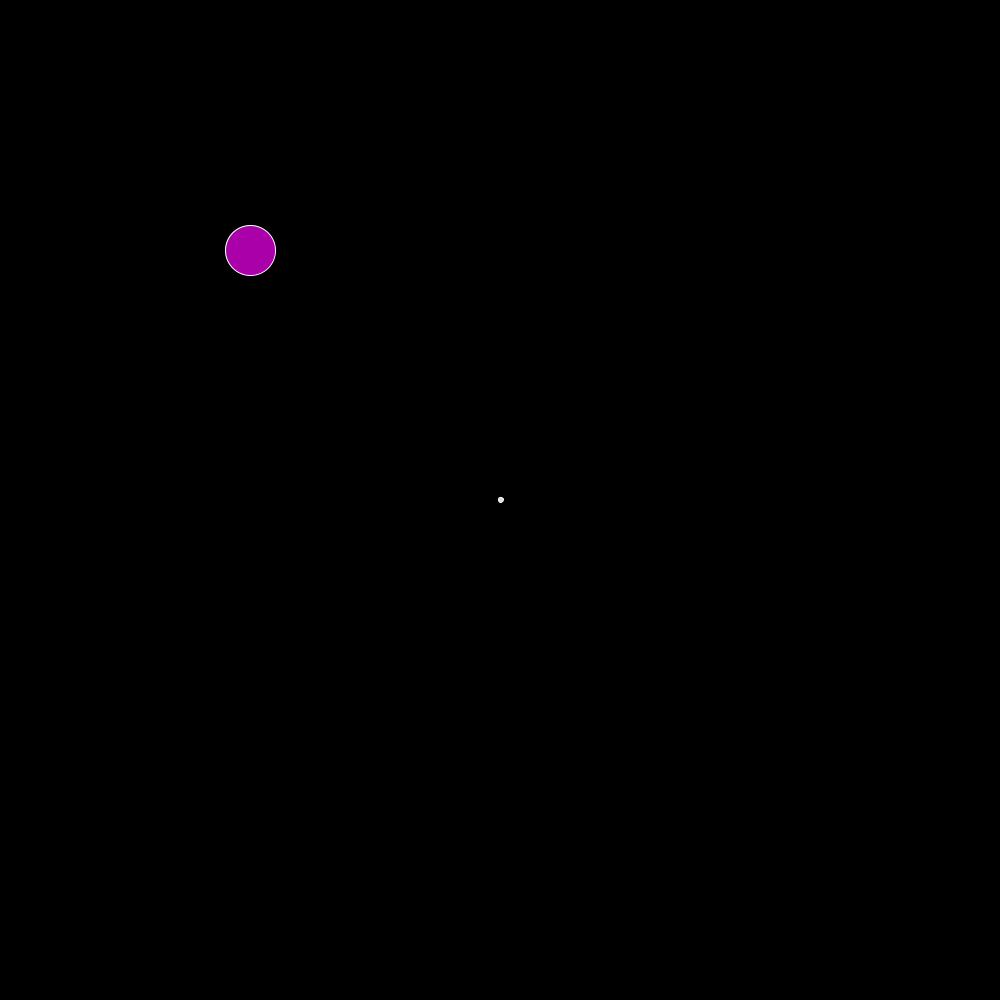
Frame 1 (no input)
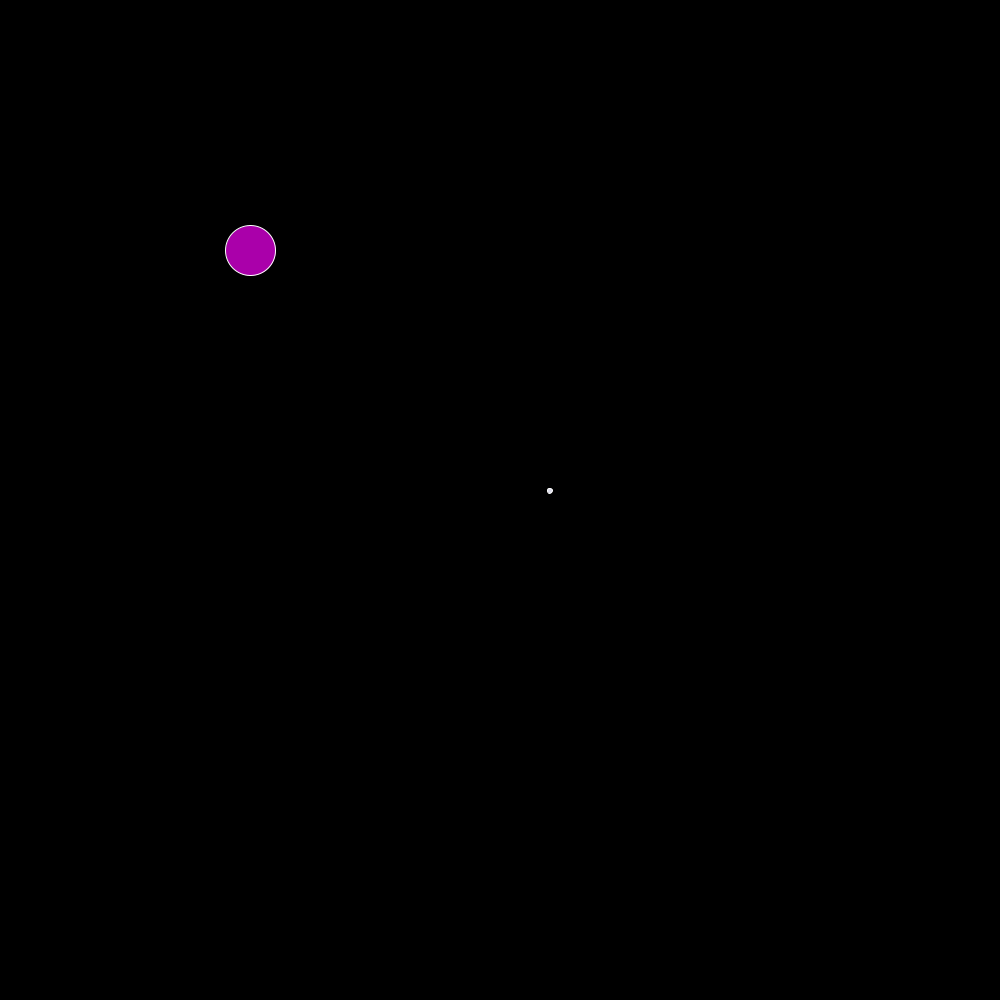
Frame 60 (the mouse pressed at the canvas centre just before this capture)
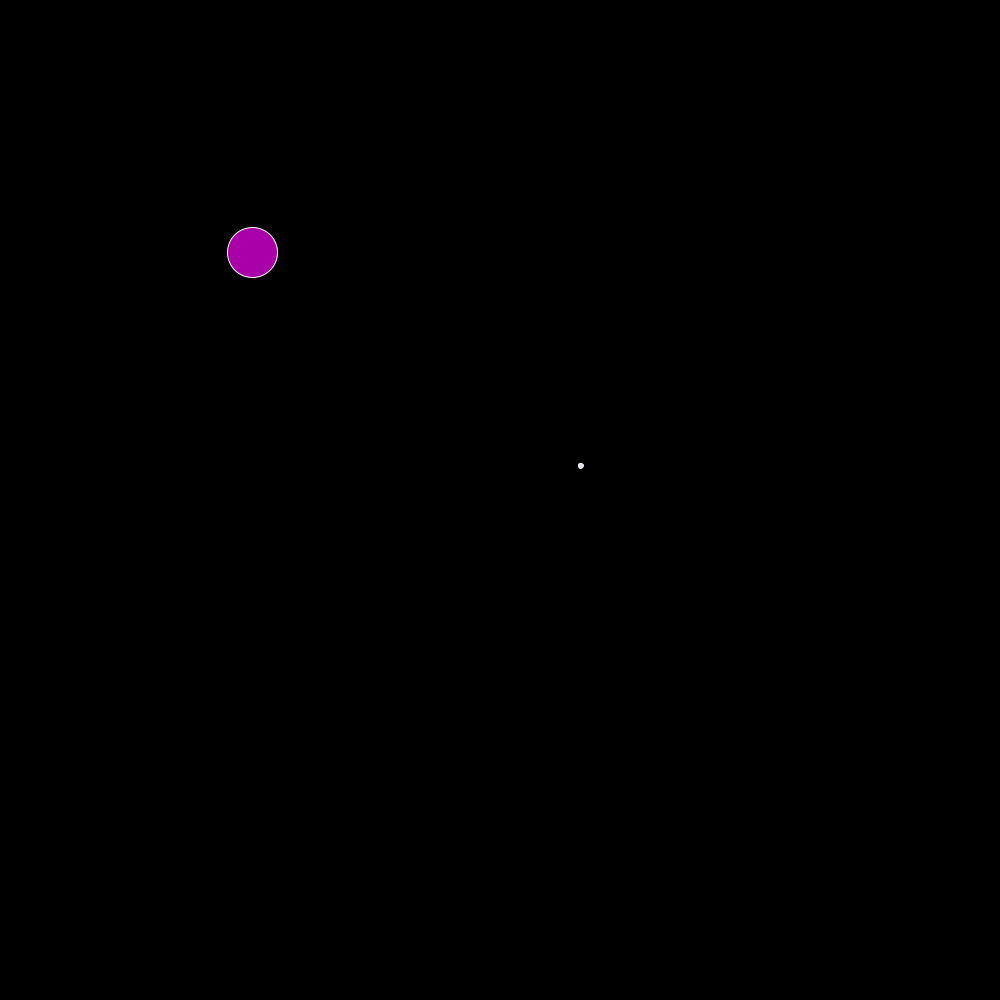
Frame 120 (the mouse held since frame 60 and released just before this capture)

The Processing sketch that drew these frames (run headless with seeded random() and noise(); from frame 60 on, the mouse is pressed at the canvas centre):

// Processing sketch: PlanetSim
// ── PlanetSim.pde
ArrayList<Planet> thePlanets;
void settings()
{
  size(SCREENX, SCREENY);
}

void setup()
{
  thePlanets = new ArrayList<Planet>();
  thePlanets.add(new Planet(50, 100, new PVector(0, 0), new PVector(SCREENX/4, SCREENY/4), color(170, 0, 170)));
  thePlanets.add(new Planet(5, 7.5, new PVector(1, 0), new PVector(SCREENX/2, SCREENY/2), color(220, 220, 235)));
}

void draw() //<>//
{
  background(0, 0, 0);
  updateAndDrawPlanets(thePlanets);
}


void updateAndDrawPlanets(ArrayList<Planet> planets)
{
  updatePlanetForces(planets);
  for(int i = 0; i < planets.size(); i++)
  {
    planets.get(i).update();
    planets.get(i).draw();
  }
}

// ── Constants.pde
final float UNIVERSAL_GRAVITATIONAL_CONSTANT = 10;
final int SCREENX = 1000;
final int SCREENY = 1000;


PVector calculateGravitationalForce(Planet onp1, Planet p2)
{
  //onp1 refers to the planet we wish to apply the force to
  //When searching for a way to calculate the force between and on these two objects, came across this exact problem explained in Khan academy! Written in processing.js and all! https://www.khanacademy.org/computing/computer-programming/programming-natural-simulations/programming-forces/a/gravitational-attraction
  float mass1 = onp1.mass;
  float mass2 = p2.mass;
  PVector force = PVector.sub(onp1.position, p2.position);
  float distance = force.mag();
  force.normalize(); // Set force vector to 1 to be able to set the force applied easily
  //Technically we shouldn't need to multiply by mass1 as we divide by this in the applyForce function in the Planet class to get acceleration. For ease of understanding, keeping this here
  float lenOfVector = (UNIVERSAL_GRAVITATIONAL_CONSTANT * mass1 * mass2)/sq(distance);
  force.mult(lenOfVector);

  return force;
}


void updatePlanetForces(ArrayList<Planet> planets)
{
  for(int planet1Index = 0; planet1Index < planets.size(); planet1Index++)
  {
    for(int otherPlanetIndex = planet1Index+1; otherPlanetIndex < planets.size(); otherPlanetIndex++) // Force is the same on both planets
    {
      PVector planet1Force = calculateGravitationalForce(planets.get(planet1Index), planets.get(otherPlanetIndex));
      PVector planet2Force = calculateGravitationalForce(planets.get(otherPlanetIndex), planets.get(planet1Index));
      planets.get(planet1Index).applyForce(planet2Force);
      planets.get(otherPlanetIndex).applyForce(planet1Force);
    }
  }
}

// ── Planet.pde
class Planet
{
  //Mass and radius of planet wont change
  final float mass;
  final float radius;
  PVector position = new PVector(); 
  PVector velocity = new PVector(); 
  PVector acceleration = new PVector(); 
  color planetColor; 
  Planet(float r, float m, PVector initialVelocity, PVector initialPosition,  color pColor){ 
    this.radius = r; 
    this.mass = m; 
    this.velocity.set(initialVelocity); 
    this.position.set(initialPosition); 
    this.acceleration.set(0, 0);
    this.planetColor = pColor;
  }

//Apply force to the planet which affects the acceleration
  void applyForce(PVector force) 
  {
    PVector netForce = force.div(mass); //Force is mass * acceleration, so the planet will accelerate relative to the inverse of its mass
    acceleration.add(netForce);
  }

  //Call update function each draw loop/frame to change planet velocity and position
  void update() 
  {
    velocity.add(acceleration);
    position.add(velocity);
    acceleration.mult(0); //Acceleration will change
    
  }


  void draw()
  {
    stroke(255);
    fill(planetColor);
    circle(position.x, position.y, radius);
  }
}
